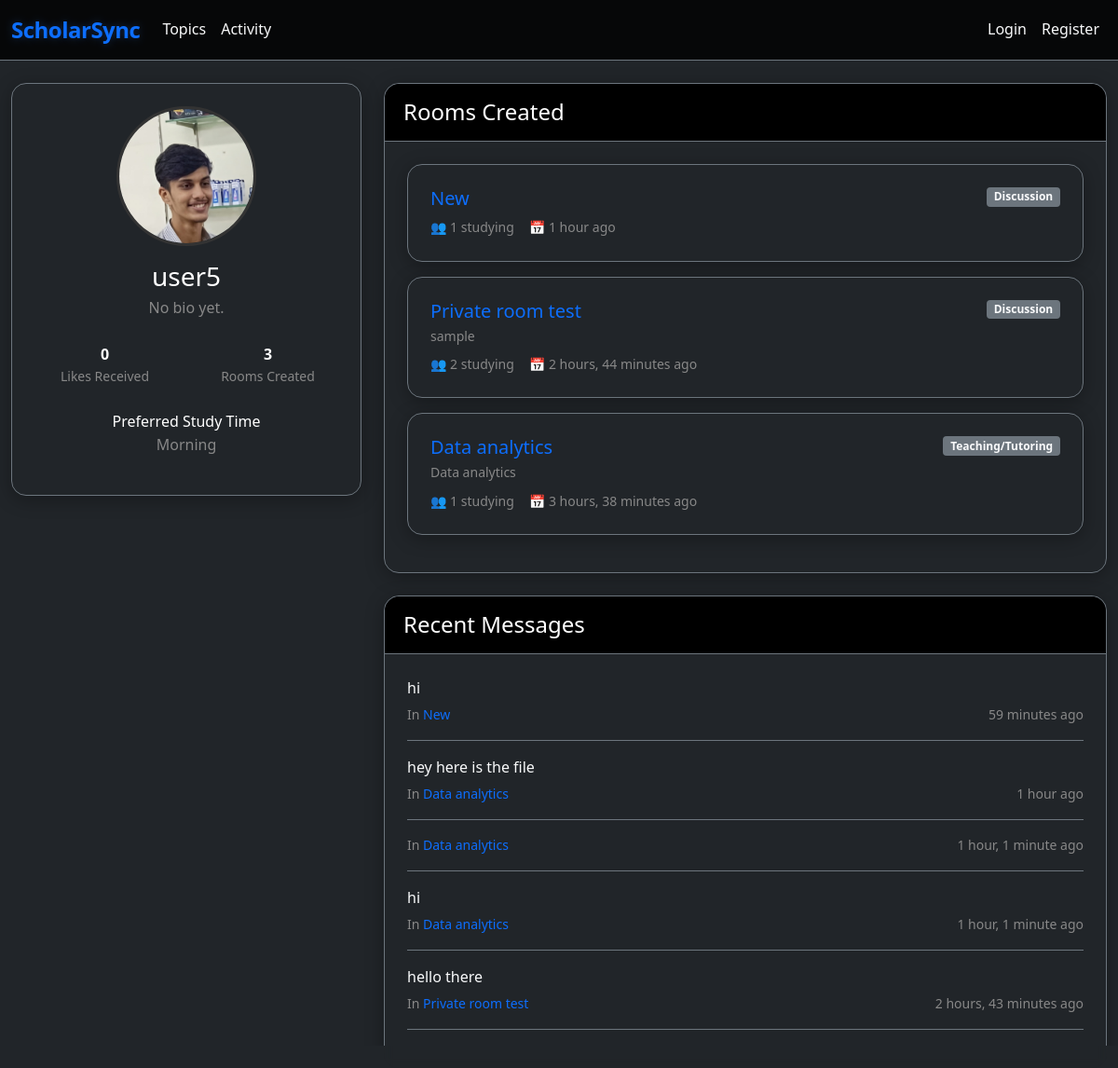
Page /profile/9/ on the committed database.
### base/models.py (models this page shows, shortened)
class UserProfile(models.Model):
    user = models.OneToOneField(User, on_delete=models.CASCADE)
    bio = models.TextField(max_length=500, blank=True)
    avatar = models.ImageField(upload_to='avatars/', null=True, blank=True)
    study_streak = models.IntegerField(default=0)
    total_study_hours = models.FloatField(default=0)
    reputation_points = models.IntegerField(default=0)
    preferred_study_time = models.CharField(max_length=20, choices=[
        ('morning', 'Morning'),
        ('afternoon', 'Afternoon'),
        ('evening', 'Evening'),
        ('night', 'Night'),
    ], blank=True)

class Room(models.Model):
    host = models.ForeignKey(User, on_delete=models.SET_NULL, null=True)
    topic = models.ForeignKey(Topic, on_delete=models.SET_NULL, null=True)
    name = models.CharField(max_length=200)
    description = models.TextField(null=True, blank=True)
    participants = models.ManyToManyField(User, related_name='participants', blank=True)
    updated = models.DateTimeField(auto_now=True)
    created = models.DateTimeField(auto_now_add=True)
    is_active = models.BooleanField(default=True)
    max_participants = models.IntegerField(default=50)
    study_type = models.CharField(max_length=50, choices=[
        ('quiet', 'Quiet Study'),
        ('discussion', 'Discussion'),
        ('teaching', 'Teaching/Tutoring'),
    ], default='discussion')
    is_private = models.BooleanField(default=False)
    private_id = models.CharField(max_length=8, blank=True, null=True)
    private_password = models.CharField(max_length=20, blank=True, null=True)
    class Meta:
        ordering = ['-updated', '-created']
    @property
    def participant_count(self):
        return self.participants.count()

class Message(models.Model):
    user = models.ForeignKey(User, on_delete=models.CASCADE)
    room = models.ForeignKey(Room, on_delete=models.CASCADE)
    body = models.TextField()
    file_attachment = models.FileField(upload_to=get_file_path, null=True, blank=True)
    file_name = models.CharField(max_length=255, blank=True, null=True)
    file_type = models.CharField(max_length=20, blank=True, null=True)  # image, audio, video, document
    updated = models.DateTimeField(auto_now=True)
    created = models.DateTimeField(auto_now_add=True)
    class Meta:
        ordering = ['-created']

### base/views.py (the view)
# urls.py: path('profile/<str:pk>/', views.userProfile, name="user-profile"),
def userProfile(request, pk):
    user = get_object_or_404(User, id=pk)
    rooms = user.room_set.all()
    room_messages = user.message_set.all()[0:5]
    topics = Topic.objects.exclude(name='').all()
    profile, created = UserProfile.objects.get_or_create(user=user)
    total_likes = Vote.objects.filter(message__user=user, vote_type='like').count()
    context = {
        'user': user,
        'rooms': rooms,
        'room_messages': room_messages,
        'topics': topics,
        'profile': profile,
        'total_likes': total_likes,
    }
    return render(request, 'base/profile.html', context)

### templates/base/profile.html (shortened to what this page needs)
<!DOCTYPE html>
<html>
<head>
    <link href="https://cdn.jsdelivr.net/npm/bootstrap@5.1.3/dist/css/bootstrap.min.css" rel="stylesheet">
    <link rel="stylesheet" href="/static/css/style.css">
</head>
<body class="bg-dark">
    <nav class="navbar navbar-expand-lg navbar-dark bg-black border-bottom border-secondary">
        <div class="container">
            <a class="navbar-brand fw-bold text-primary" href="{% url 'home' %}">ScholarSync</a>
            <div class="collapse navbar-collapse" id="navbarNav">
                <ul class="navbar-nav me-auto">
                    <li class="nav-item">
                        <a class="nav-link text-light" href="{% url 'topics' %}">Topics</a>
                    </li>
                    <li class="nav-item">
                        <a class="nav-link text-light" href="{% url 'activity' %}">Activity</a>
                    </li>
                </ul>
                <ul class="navbar-nav">
                    {% if request.user.is_authenticated %}
                        <li class="nav-item">
                            <a class="nav-link text-light" href="{% url 'update-user' %}">{{request.user.username}}</a>
                        </li>
                        <li class="nav-item">
                            <a class="nav-link text-light" href="{% url 'logout' %}">Logout</a>
                        </li>
                    {% else %}
                        <li class="nav-item">
                            <a class="nav-link text-light" href="{% url 'login' %}">Login</a>
                        </li>
                        <li class="nav-item">
                            <a class="nav-link text-light" href="{% url 'register' %}">Register</a>
                        </li>
                    {% endif %}
                </ul>
            </div>
        </div>
    </nav>
    <div class="container mt-4">
        <div class="row">
            <div class="col-md-4">
                <div class="card bg-dark border-secondary text-center">
                    <div class="card-body">
                        {% if profile.avatar %}
                            <img src="{{ profile.avatar.url }}" class="rounded-circle mb-3" style="width: 150px; height: 150px; object-fit: cover; border: 3px solid #333;">
                        {% else %}
                            <div class="rounded-circle bg-primary d-flex align-items-center justify-content-center mb-3" style="width: 150px; height: 150px;">
                                <span class="display-4 text-white">{{ user.username|first|upper }}</span>
                            </div>
                        {% endif %}
                        <h3 class="text-white mb-1">{{ user.username }}</h3>
                        <p class="text-muted mb-4">{{ profile.bio|default:"No bio yet." }}</p>
                        <div class="row text-center mb-4">
                            <div class="col-6">
                                <div class="fw-bold text-white">{{ total_likes }}</div>
                                <div class="text-muted small">Likes Received</div>
                            </div>
                            <div class="col-6">
                                <div class="fw-bold text-white">{{ rooms.count }}</div>
                                <div class="text-muted small">Rooms Created</div>
                            </div>
                        </div>
                        {% if profile.preferred_study_time %}
                            <div class="mb-3">
                                <div class="fw-semibold text-white">Preferred Study Time</div>
                                <div class="text-muted">{{ profile.get_preferred_study_time_display }}</div>
                            </div>
                        {% endif %}
                    </div>
                </div>
            </div>
            <div class="col-md-8">
                <div class="card bg-dark border-secondary mb-4">
                    <div class="card-header bg-black border-secondary">
                        <h4 class="text-white mb-0">Rooms Created</h4>
                    </div>
                    <div class="card-body">
                        {% if rooms %}
                            {% for room in rooms %}
                                <div class="card bg-dark border-secondary mb-3">
                                    <div class="card-body">
                                        <div class="d-flex justify-content-between align-items-start">
                                            <div>
                                                <h5 class="card-title mb-1">
                                                    <a href="{% url 'room' room.id %}" class="text-primary text-decoration-none">{{ room.name }}</a>
                                                </h5>
                                                <p class="text-muted small mb-2">{{ room.description|truncatechars:80 }}</p>
                                                <div class="d-flex gap-3">
                                                    <small class="text-muted">👥 {{ room.participant_count }} studying</small>
                                                    <small class="text-muted">📅 {{ room.created|timesince }} ago</small>
                                                </div>
                                            </div>
                                            <span class="badge bg-secondary text-light align-self-start">{{ room.get_study_type_display }}</span>
                                        </div>
                                    </div>
                                </div>
                            {% endfor %}
                        {% else %}
                            <p class="text-muted">This user hasn't created any rooms yet.</p>
                        {% endif %}
                    </div>
                </div>
                <div class="card bg-dark border-secondary">
                    <div class="card-header bg-black border-secondary">
                        <h4 class="text-white mb-0">Recent Messages</h4>
                    </div>
                    <div class="card-body">
                        {% if room_messages %}
                            {% for message in room_messages %}
                                <div class="mb-3 pb-3 border-bottom border-secondary">
                                    <p class="text-light mb-1">{{ message.body|truncatechars:120 }}</p>
                                    <div class="d-flex justify-content-between align-items-center">
                                        <small class="text-muted">In <a href="{% url 'room' message.room.id %}" class="text-primary text-decoration-none">{{ message.room.name }}</a></small>
                                        <small class="text-muted">{{ message.created|timesince }} ago</small>
                                    </div>
                                </div>
                            {% endfor %}
                        {% else %}
                            <p class="text-muted">No messages yet.</p>
                        {% endif %}
                    </div>
                </div>
            </div>
        </div>
    </div>
</body>
</html>

### static/css/style.css (style rules this page uses)
body { font-family: 'Segoe UI', Tahoma, Geneva, Verdana, sans-serif; background-color: #121212; color: #e0e0e0; line-height: 1.6; }
.navbar-brand { font-weight: 700; font-size: 1.5rem; letter-spacing: -0.5px; text-shadow: 0 0 10px rgba(59, 130, 246, 0.3); }
.navbar { backdrop-filter: blur(10px); background-color: rgba(0, 0, 0, 0.8) !important; }
.container { max-width: 1200px; }
.card { background-color: #1e1e1e; border: 1px solid #333; border-radius: 16px; box-shadow: 0 4px 20px rgba(0, 0, 0, 0.3); transition: all 0.3s ease; backdrop-filter: blur(5px); }
.card-header { background-color: #2a2a2a; border-bottom: 1px solid #3a3a3a; border-radius: 16px 16px 0 0 !important; padding: 16px 20px; font-weight: 600; color: #ffffff; }
.card-body { padding: 24px; }
.text-muted { color: #888 !important; }
.rounded-circle { border-radius: 50% !important; }
a { color: #3b82f6; text-decoration: none; transition: color 0.2s ease; }

### rows in the picture
UserProfile: avatar (picture), bio "No bio yet.", preferred_study_time "Morning"
Room: name "New", participant_count "1", created "1 hour", study_type "Discussion"
Room: name "Private room test", description "sample", participant_count "2", created "2 hours, 44 minutes", study_type "Discussion"
Room: name "Data analytics", description "Data analytics", participant_count "1", created "3 hours, 38 minutes", study_type "Teaching/Tutoring"
Message: body "hi", room.name "New", created "59 minutes"
Message: body "hey here is the file", room.name "Data analytics", created "1 hour"
Message: room.name "Data analytics", created "1 hour, 1 minute"
Message: body "hi", room.name "Data analytics", created "1 hour, 1 minute"
Message: body "hello there", room.name "Private room test", created "2 hours, 43 minutes"

### other values in the picture
{{ user.username }} "user5"
{{ total_likes }} "0"
{{ rooms.count }} "3"
